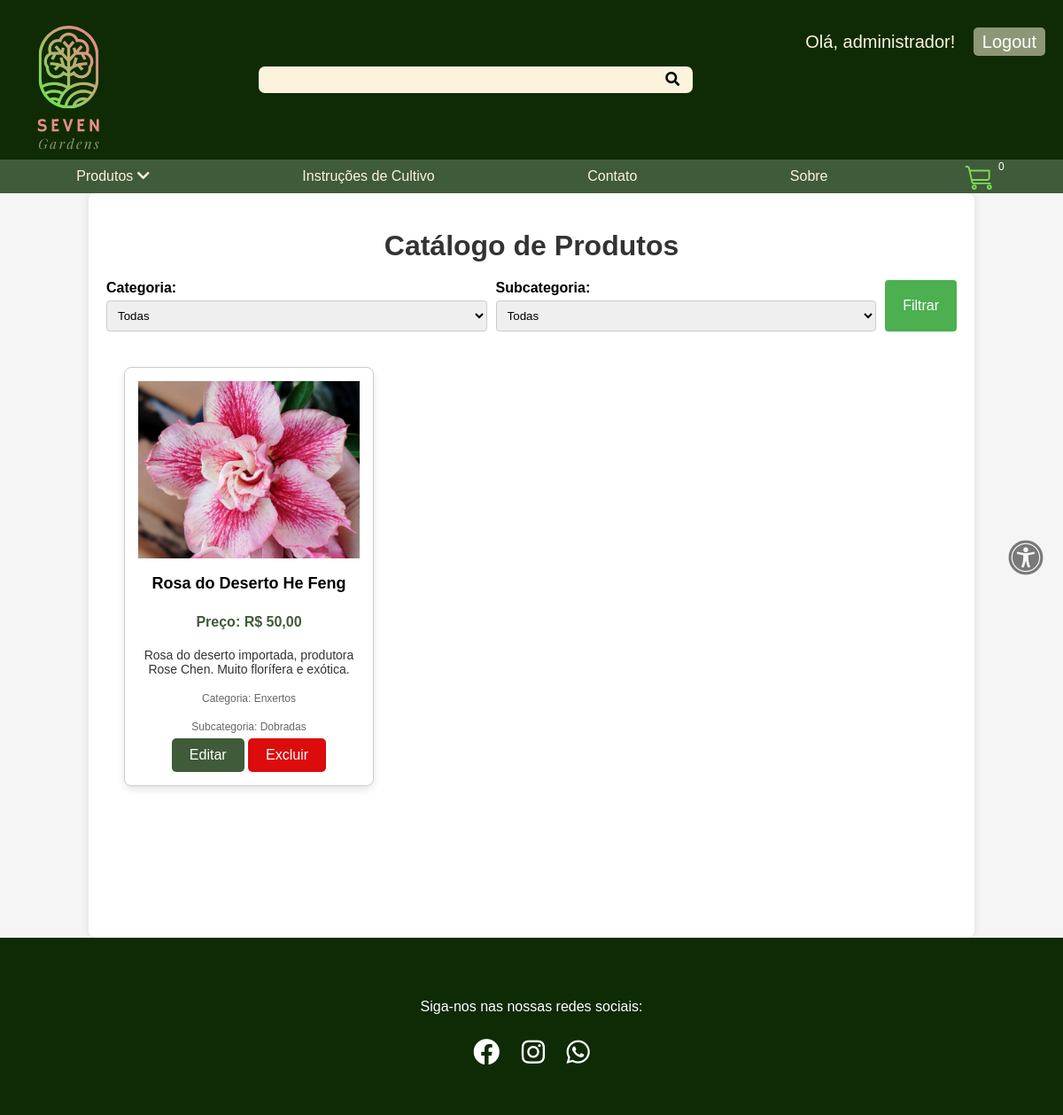
Page /Front-end/html/catalogo.php (signed in) on the committed database.
### tables this page shows
CREATE TABLE `produto` (
  `idProduto` int(11) NOT NULL,
  `nome` varchar(100) NOT NULL,
  `preco` decimal(10,2) NOT NULL,
  `descricao` varchar(255) NOT NULL,
  `categoria` varchar(50) NOT NULL,
  `subcategoria` varchar(50) NOT NULL,
  `imagem` varchar(255) DEFAULT NULL
);

### Front-end/html/catalogo.php (the view, shortened to what this page needs)
<?php
$isUserMasterOrColaborador = isset($_SESSION['usuario_tipo']) && in_array($_SESSION['usuario_tipo'], ['Master', 'Colaborador']);
$query = "SELECT * FROM produto WHERE 1";
$params = [];
$stmt = $pdo->prepare($query);
$stmt->execute($params);
$produtos = $stmt->fetchAll(PDO::FETCH_ASSOC);
?>
<!DOCTYPE html>
<html lang="en">
<head>
  <link rel="stylesheet" href="../css/header.css">
  <link rel="stylesheet" href="../css/Card-produtos.css">
  <link rel="stylesheet" href="../css/catalogo.css">
  <link rel="stylesheet" href="../css/modalEstilos.css">
  <link rel="stylesheet" href="https://cdnjs.cloudflare.com/ajax/libs/font-awesome/5.15.4/css/all.min.css">
</head>
<body>
  <?php include('../../header.php'); ?>
  <div class="container">
    <h1>Catálogo de Produtos</h1>
    <form method="GET" action="catalogo.php">
      <div class="filters">
        <div class="filter">
          <label for="categoria">Categoria:</label>
          <select name="categoria" id="categoria">
            <option value="">Todas</option>
          </select>
        </div>
        <div class="filter">
          <label for="subcategoria">Subcategoria:</label>
          <select name="subcategoria" id="subcategoria">
            <option value="">Todas</option>
          </select>
        </div>
        <button type="submit">Filtrar</button>
      </div>
    </form>
    <div class="bloco-produtos">
      <?php if (isset($produtos) && count($produtos) > 0) : ?>
        <?php foreach ($produtos as $produto) : ?>
          <div class="produto-card">
            <img class="imgProduto" src="../../<?= htmlspecialchars($produto['imagem']) ?>" alt="<?= htmlspecialchars($produto['nome']) ?>">
            <h3><?= htmlspecialchars($produto['nome']) ?></h3>
            <p class='preco'>Preço: R$ <?= number_format($produto['preco'], 2, ',', '.') ?></p>
            <p class='descricao'><?= htmlspecialchars($produto['descricao']) ?></p>
            <p class='categoria'>Categoria: <?= htmlspecialchars($produto['categoria']) ?></p>
            <p class='subcategoria'>Subcategoria: <?= htmlspecialchars($produto['subcategoria']) ?></p>
            <?php if ($isUserMasterOrColaborador) : ?>
              <div>
                <button class='editar-btn' data-id='<?= htmlspecialchars($produto['idProduto']) ?>' data-nome='<?= htmlspecialchars($produto['nome']) ?>' data-preco='<?= htmlspecialchars($produto['preco']) ?>' data-descricao='<?= htmlspecialchars($produto['descricao']) ?>' data-categoria='<?= htmlspecialchars($produto['categoria']) ?>' data-subcategoria='<?= htmlspecialchars($produto['subcategoria']) ?>'>Editar</button>
                <button class='excluir-btn' data-id='<?= htmlspecialchars($produto['idProduto']) ?>'>Excluir</button>
              </div>
            <?php endif; ?>
          </div>
        <?php endforeach; ?>
      <?php else : ?>
        <p class="nenhum-produto">Nenhum produto encontrado.</p>
      <?php endif; ?>
    </div>
  </div>
  <section id="accessibility-section">
    <i class="fas fa-universal-access" id="accessibility-icon"></i>
  </section>
  <footer>
    <div class="social-icons">
      <p>Siga-nos nas nossas redes sociais:</p>
      <a href="https://www.facebook.com/profile.php?id=100063959239107" class="icon" target="_blank"><i class="fab fa-facebook"></i></a>
      <a href="https://www.instagram.com/polen_azul?utm_source=ig_web_button_share_sheet&igsh=ZDNlZDc0MzIxNw==" class="icon" target="_blank"><i class="fab fa-instagram"></i></a>
      <a href="https://www.whatsapp.com/catalog/5521981510975/?app_absent=0" class="icon" target="_blank"><i class="fab fa-whatsapp"></i></a>
    </div>
  </footer>
</body>
</html>

### Front-end/css/header.css (style rules this page uses)
.imgProduto { width: 250px; }
footer { background-color: #0f2b05; height: 200px; position: relative; display: flex; justify-content: center; align-items: center; }
.social-icons { text-align: center; }
.social-icons p { color: #fff; text-align: center; font-size: 16px; }
.social-icons .icon { display: inline-block; margin: 10px 10px 0; font-size: 30px; color: #fff; transition: transform 0.3s ease; }
.fa-universal-access, .fa-moon, .fa-sun { color: #7A7979; }
#accessibility-section { position: fixed; top: 50%; transform: translateY(-50%); right: 2px; z-index: 9999; transition: all 0.3s ease; }
.fa-universal-access { position: fixed; top: 50%; transform: translateY(-50%); right: 20px; z-index: 9999; transition: all 0.3s ease; font-size: 40px; }

### Front-end/css/Card-produtos.css (style rules this page uses)
.bloco-produtos { display: grid; grid-template-columns: repeat(4, 1fr); gap: 20px; padding: 20px; }
.produto-card { border: 1px solid #ccc; border-radius: 8px; padding: 15px; box-shadow: 0 4px 8px rgba(0, 0, 0, 0.1); font-size: 16px; text-align: center; display: flex; flex-direction: column; justify-content: space-between; align-items: center; transition: box-shadow 0.3s ease; }
.produto-card img.imgProduto { max-height: 200px; object-fit: cover; }
.produto-card h3 { font-size: 18px; margin-bottom: 8px; }
.produto-card p { margin-bottom: 6px; }
.produto-card p.preco { color: #405b39; font-weight: bold; font-size: 16px; }
.produto-card p.descricao { color: #333; font-size: 14px; }
.produto-card p.categoria, .produto-card p.subcategoria { color: #666; font-size: 12px; }
.produto-card .comprar-btn, .editar-btn, .excluir-btn { background-color: #405b39; color: white; border: none; border-radius: 5px; padding: 10px 20px; font-size: 1rem; cursor: pointer; transition: background-color 0.3s ease, transform 0.3s ease; }
.produto-card .excluir-btn { background-color: #DC0C0C; margin-right: 0; }

### Front-end/css/catalogo.css (style rules this page uses)
body { font-family: Arial, Helvetica, sans-serif; background-color: #f5f5f5; margin: 0; padding: 0; }
.container { width: 80%; margin: 0 auto; padding: 20px; background-color: #ffffff; box-shadow: 0 0 10px rgba(0, 0, 0, 0.1); border-radius: 8px; min-height: 100vh; }
.imgProduto { width: 250px; }
h1 { text-align: center; margin-bottom: 20px; color: #333; }
.filters { display: flex; justify-content: space-between; margin-bottom: 20px; gap: 10px; }
.filter { flex: 1; }
.filter label { display: block; margin-bottom: 5px; font-weight: bold; }
.filter select { width: 100%; padding: 8px; border: 1px solid #ccc; border-radius: 4px; }
button[type="submit"] { padding: 10px 20px; background-color: #4CAF50; color: white; border: none; border-radius: 4px; cursor: pointer; font-size: 16px; }
footer { background-color: #0f2b05; height: 200px; display: flex; justify-content: center; align-items: center; flex-direction: column; }
.social-icons { text-align: center; }
.social-icons p { color: #fff; text-align: center; font-size: 16px; }
.social-icons .icon { display: inline-block; margin: 10px 10px 0; font-size: 30px; color: #fff; transition: transform 0.3s ease; }
#accessibility-section { position: fixed; top: 50%; transform: translateY(-50%); right: 2px; z-index: 9999; transition: all 0.3s ease; }
.fa-universal-access { position: fixed; top: 50%; transform: translateY(-50%); right: 20px; z-index: 9999; transition: all 0.3s ease; font-size: 40px; }

### rows in the picture
produto: imagem (picture), nome "Rosa do Deserto He Feng", preco "50,00", descricao "Rosa do deserto importada, produtora Rose Chen. Muito florífera e exótica.", categoria "Enxertos", subcategoria "Dobradas"
